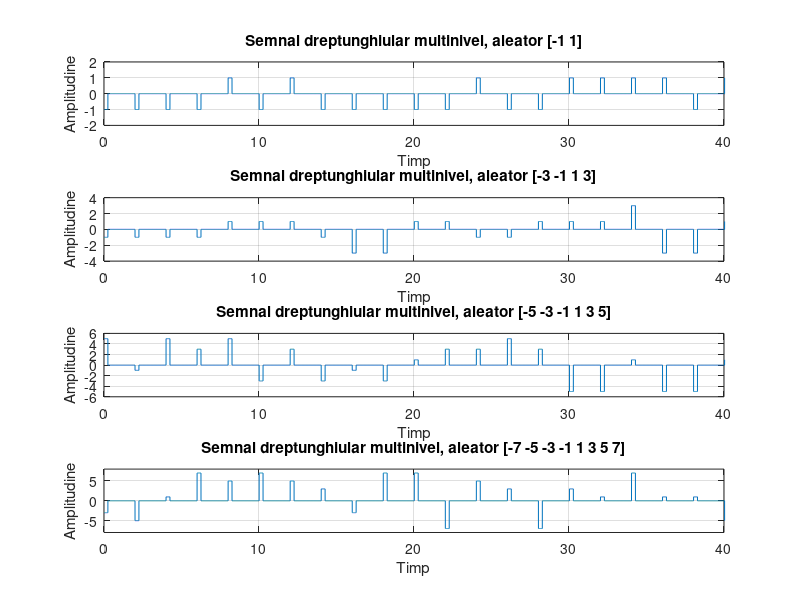

Reproduce this figure in MATLAB.
array = [-1, 1];                    %initializam un array avand elemente nivelurile la care ajunge graficul
 numpulses=50;                      %numarul de "pulse-uri"
 Pcell = cell(1,numpulses);         %Pcell returneaza un vector celula de matrici goale
    dt = .002;                      %pasul lui t
    for i = 1:numpulses             %parcurgem fiecare puls
        T = 2   ; %duration         %Perioada
        W = 0.25; %pulse width      %latimea pulse-ului
        t = 0:dt:T;
       Pcell{i} = randsample(array,1)*(t<=W);       
                                    
                                    
    end                                                           
     pulse = [Pcell{:}];            
     t = (0:length(pulse)-1)*dt;    
     subplot(4,1,1)
     plot(t,pulse) ;
     ylim([-2 2])
     xlim([0 40])
     xlabel('Timp')
     ylabel('Amplitudine')
     title('Semnal dreptunghiular multinivel, aleator [-1 1]')
grid 

array = [-3, -1, 1, 3];								
numpulses=50;									
    Pcell = cell(1,numpulses);							
    dt = .002;									
    for i = 1:numpulses								
        T = 2   ; 															
        W = 0.25; 								
        t = 0:dt:T;								
       Pcell{i} = randsample(array,1)*(t<=W); 					 
										
										
    end										
     pulse = [Pcell{:}];							
     t = (0:length(pulse)-1)*dt;						
     subplot(4,1,2)
     plot(t,pulse) ;								
     ylim([-4 4])
     xlim([0 40])
     xlabel('Timp')
     ylabel('Amplitudine')
     title('Semnal dreptunghiular multinivel, aleator [-3 -1 1 3]')
grid     

 array = [-5, -3, -1, 1, 3, 5];
 numpulses=50;
 Pcell = cell(1,numpulses);
    dt = .002;
    for i = 1:numpulses
        T = 2   ; %duration
        W = 0.25; %pulse width
        t = 0:dt:T;
       Pcell{i} = randsample(array,1)*(t<=W); 
    end
     pulse = [Pcell{:}];
     t = (0:length(pulse)-1)*dt;
     subplot(4,1,3)
     plot(t,pulse) ;
     ylim([-6 6])
     xlim([0 40])
     xlabel('Timp')
     ylabel('Amplitudine')
     title('Semnal dreptunghiular multinivel, aleator [-5 -3 -1 1 3 5]')
grid     

 array = [-7 -5, -3, -1, 1, 3, 5 7];
 numpulses=50;
 Pcell = cell(1,numpulses);
    dt = .002;
    for i = 1:numpulses
        T = 2   ; %duration
        W = 0.25; %pulse width
        t = 0:dt:T;
       Pcell{i} = randsample(array,1)*(t<=W); 
    end
     pulse = [Pcell{:}];
     t = (0:length(pulse)-1)*dt;
     subplot(4,1,4)
     plot(t,pulse) ;
     ylim([-8 8])
     xlim([0 40])
     xlabel('Timp')
     ylabel('Amplitudine')
     title('Semnal dreptunghiular multinivel, aleator [-7 -5 -3 -1 1 3 5 7]')
grid 